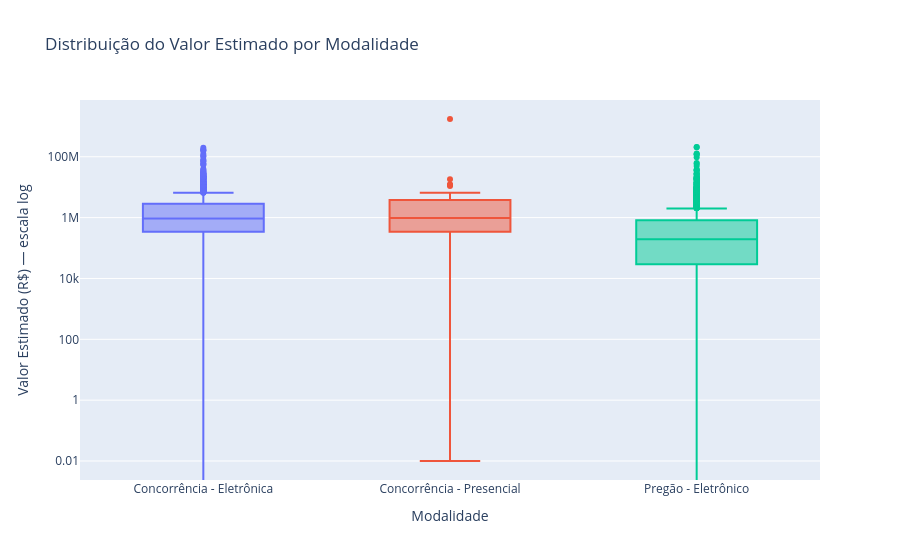

Notebook source saved alongside this figure:
### Markdown cell above
### 4.4 Valor estimado por categoria

Analisar a distribuição de valores por modalidade, permitindo identificar qual modalidade concentra maior valor financeiro.

### Code cell
df_valor = df[df["valorTotalEstimado"].notna()].copy()

fig4 = px.box(
    df_valor,
    x="categoria",
    y="valorTotalEstimado",
    color="categoria",
    title="Distribuição do Valor Estimado por Modalidade",
    log_y=True
)

fig4.update_layout(
    xaxis_title="Modalidade",
    yaxis_title="Valor Estimado (R$) — escala log",
    showlegend=False
)
fig4.show()

resumo = df_valor.groupby("categoria")["valorTotalEstimado"].describe().round(2)
print(resumo)

### Figure 1 — Plotly figure (JSON) as saved in the notebook; plotly's stock layout.template omitted (floating-point values rounded to 4 significant figures; data arrays with more than 128 entries replaced by an {"elided": "..."} marker saying what was removed)
{"data": [{"alignmentgroup": "True", "hovertemplate": "categoria=%{x}<br>valorTotalEstimado=%{y}<extra></extra>", "legendgroup": "Concorrência - Eletrônica", "marker": {"color": "#636efa"}, "name": "Concorrência - Eletrônica", "notched": false, "offsetgroup": "Concorrência - Eletrônica", "orientation": "v", "showlegend": true, "type": "box", "x": {"elided": "1060 str values"}, "x0": " ", "xaxis": "x", "y": {"elided": "1060 float values"}, "y0": " ", "yaxis": "y"}, {"alignmentgroup": "True", "hovertemplate": "categoria=%{x}<br>valorTotalEstimado=%{y}<extra></extra>", "legendgroup": "Concorrência - Presencial", "marker": {"color": "#EF553B"}, "name": "Concorrência - Presencial", "notched": false, "offsetgroup": "Concorrência - Presencial", "orientation": "v", "showlegend": true, "type": "box", "x": ["Concorrência - Presencial", "Concorrência - Presencial", "Concorrência - Presencial", "Concorrência - Presencial", "Concorrência - Presencial", "Concorrência - Presencial", "Concorrência - Presencial", "Concorrência - Presencial", "Concorrência - Presencial", "Concorrência - Presencial", "Concorrência - Presencial", "Concorrência - Presencial", "Concorrência - Presencial", "Concorrência - Presencial", "Concorrência - Presencial", "Concorrência - Presencial", "Concorrência - Presencial", "Concorrência - Presencial", "Concorrência - Presencial", "Concorrência - Presencial", "Concorrência - Presencial", "Concorrência - Presencial", "Concorrência - Presencial", "Concorrência - Presencial", "Concorrência - Presencial", "Concorrência - Presencial", "Concorrência - Presencial", "Concorrência - Presencial", "Concorrência - Presencial", "Concorrência - Presencial", "Concorrência - Presencial", "Concorrência - Presencial", "Concorrência - Presencial", "Concorrência - Presencial", "Concorrência - Presencial", "Concorrência - Presencial", "Concorrência - Presencial", "Concorrência - Presencial", "Concorrência - Presencial", "Concorrência - Presencial", "Concorrência - Presencial", "Concorrência - Presencial", "Concorrência - Presencial", "Concorrência - Presencial", "Concorrência - Presencial", "Concorrência - Presencial", "Concorrência - Presencial", "Concorrência - Presencial", "Concorrência - Presencial", "Concorrência - Presencial"], "x0": " ", "xaxis": "x", "y": [4900000.0, 10.0, 2714000.0, 394500.0, 1821000.0, 2600000.0, 4060000.0, 5999000.0, 1038000.0, 818700.0, 171400.0, 1562000.0, 3906000.0, 412600.0, 1000000.0, 5019000.0, 274100.0, 140600.0, 25000.0, 2100000.0, 900000.0, 179200.0, 796800.0, 119500.0, 661700.0, 2683000.0, 6546000.0, 438200.0, 1361000.0, 899600.0, 1743000000.0, 343500.0, 194500.0, 227300.0, 182100.0, 5167000.0, 3806000.0, 1436000.0, 2310000.0, 576100.0, 18380000.0, 11970000.0, 0.01, 12310000.0, 396300.0, 78450.0, 11020000.0, 548700.0, 942000.0, 1757000.0], "y0": " ", "yaxis": "y"}, {"alignmentgroup": "True", "hovertemplate": "categoria=%{x}<br>valorTotalEstimado=%{y}<extra></extra>", "legendgroup": "Pregão - Eletrônico", "marker": {"color": "#00cc96"}, "name": "Pregão - Eletrônico", "notched": false, "offsetgroup": "Pregão - Eletrônico", "orientation": "v", "showlegend": true, "type": "box", "x": {"elided": "1900 str values"}, "x0": " ", "xaxis": "x", "y": {"elided": "1900 float values"}, "y0": " ", "yaxis": "y"}], "layout": {"boxmode": "overlay", "legend": {"title": {"text": "categoria"}, "tracegroupgap": 0}, "showlegend": false, "title": {"text": "Distribuição do Valor Estimado por Modalidade"}, "xaxis": {"anchor": "y", "categoryarray": ["Concorrência - Eletrônica", "Concorrência - Presencial", "Pregão - Eletrônico"], "categoryorder": "array", "domain": [0, 1], "title": {"text": "Modalidade"}}, "yaxis": {"anchor": "x", "domain": [0, 1], "title": {"text": "Valor Estimado (R$) — escala log"}, "type": "log"}}}
